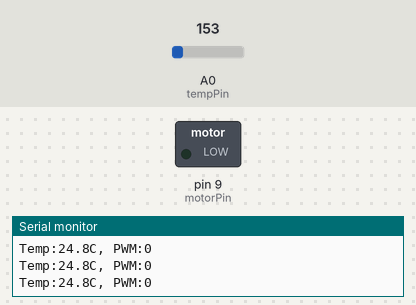
Recording of a sketch running on a simulated Arduino Uno, built with avr-gcc and run on an emulated ATmega328P. On the bench: switched loads named in the sketch (green lamp = pin HIGH), the last lines printed to the serial monitor. Inputs (shaded band) come from the test bench; at power-on: A0 (tempPin) = 153.

Above: at 1.3 s.
1.4 s: A0 (tempPin) set to 165
At 2.7 s:
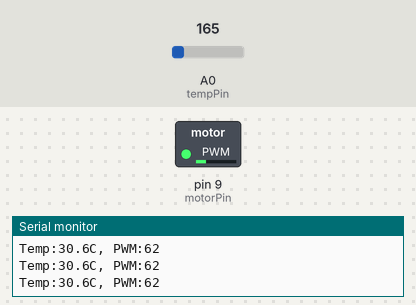
3.0 s: A0 (tempPin) set to 175
At 4.0 s:
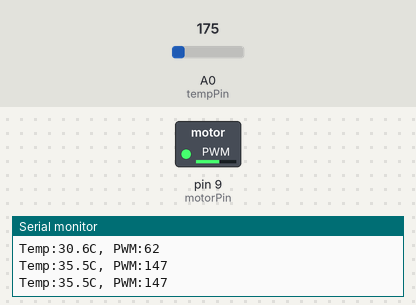
4.5 s: A0 (tempPin) set to 191
At 5.2 s:
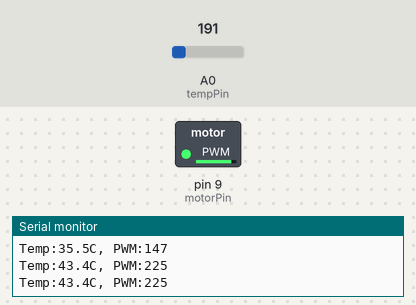
Timing chart, 0 to 7.5 s (numbered marks = the images above; inputs shaded):
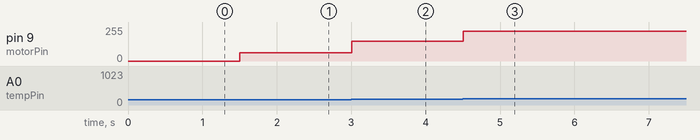

Measured:
- after the input at 1.4 s, pin 9 (motorPin): 0/255 → 62/255 after 0.10 s
- after the input at 3.0 s, pin 9 (motorPin): 62/255 → 147/255 at once
- after the input at 4.5 s, pin 9 (motorPin): 147/255 → 225/255 at once

The sketch:

climate_control_system_using_arduino_and_pwm_project1.ino
```cpp
const int tempPin = A0;
const int motorPin = 9;

void setup() {
  pinMode(motorPin, OUTPUT);
  Serial.begin(9600);
}

void loop() {

  // Read sensor
  int sensorValue = analogRead(tempPin);

  // Convert ADC value to voltage
  float voltage = sensorValue * (5.0 / 1023.0);

  // TMP36 Temperature Conversion
  float temperature = (voltage - 0.5) * 100.0;

  int pwmValue;

  if (temperature < 27.0) {
    pwmValue = 0;
  }
  else if (temperature >= 40.0) {
    pwmValue = 225;
  }
  else {
    // Linear mapping between 27°C and 40°C
    pwmValue = map((int)(temperature * 10), 270, 400, 0, 225);
  }

  // Control motor speed
  analogWrite(motorPin, pwmValue);

  // Print output every 500 ms
  Serial.print("Temp:");
  Serial.print(temperature, 1);
  Serial.print("C, PWM:");
  Serial.println(pwmValue);

  delay(500);
}
```
